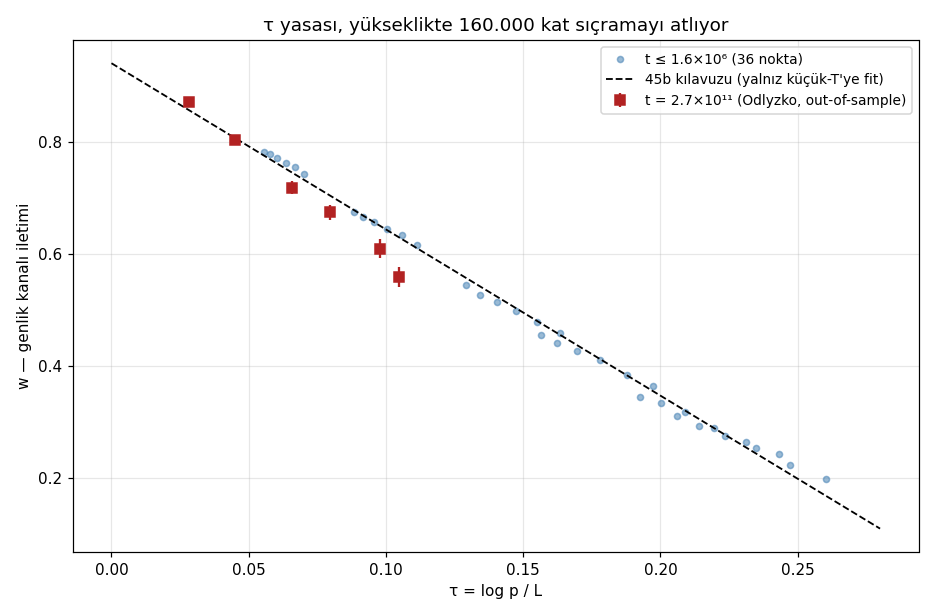

Recreate this plot in Python.
"""
54b — τ YASASININ 160.000 KAT SIÇRAMASI (17 Ağustos 2026)
===========================================================

45'in w(p,L) noktaları (L=9.86..12.45, t≤1.6×10⁶) ile 54'ün Odlyzko
noktaları (L=24.48, t=2.7×10¹¹) aynı τ ekseninde. Kılavuz çizgi 45b'de
KÜÇÜK T'ye fit edilmişti — Odlyzko noktaları out-of-sample test.
"""

import numpy as np
import matplotlib.pyplot as plt
from pathlib import Path

HERE = Path(__file__).resolve().parent
PRIMES = [2, 3, 5, 7, 11, 13]
LS_OLD = [9.86, 10.37, 10.93, 11.47, 11.98, 12.45]
W_OLD = np.array([
    [0.742, 0.616, 0.459, 0.363, 0.242, 0.198],
    [0.755, 0.633, 0.478, 0.384, 0.264, 0.223],
    [0.762, 0.644, 0.497, 0.410, 0.289, 0.253],
    [0.771, 0.657, 0.514, 0.427, 0.318, 0.275],
    [0.778, 0.665, 0.526, 0.441, 0.334, 0.293],
    [0.781, 0.675, 0.544, 0.454, 0.345, 0.311],
])
L_ODL = 24.4751
W_ODL = [0.871, 0.803, 0.718, 0.674, 0.609, 0.558]
SE_ODL = [0.007, 0.009, 0.011, 0.013, 0.017, 0.018]

fig, ax = plt.subplots(figsize=(8.5, 5.6))
for i, L in enumerate(LS_OLD):
    xs = [np.log(p) / L for p in PRIMES]
    ax.plot(xs, W_OLD[i], "o", ms=4, c="steelblue", alpha=0.55,
            label="t ≤ 1.6×10⁶ (36 nokta)" if i == 0 else None)
xs_o = [np.log(p) / L_ODL for p in PRIMES]
ax.errorbar(xs_o, W_ODL, yerr=SE_ODL, fmt="s", ms=7, c="firebrick", zorder=5,
            label="t = 2.7×10¹¹ (Odlyzko, out-of-sample)")
xx = np.linspace(0, 0.28, 50)
ax.plot(xx, 0.940 - 2.967 * xx, "k--", lw=1.2,
        label="45b kılavuzu (yalnız küçük-T'ye fit)")
ax.set_xlabel("τ = log p / L")
ax.set_ylabel("w — genlik kanalı iletimi")
ax.set_title("τ yasası, yükseklikte 160.000 kat sıçramayı atlıyor")
ax.legend(fontsize=9)
ax.grid(alpha=0.3)
plt.tight_layout()
out = HERE / "54b_tau_uzanti.png"
plt.savefig(out, dpi=110)
print(f"Grafik: {out.name}")
resid = np.array(W_ODL) - (0.940 - 2.967 * np.array(xs_o))
print("Odlyzko artıkları (kılavuza göre):", np.round(resid, 3))
